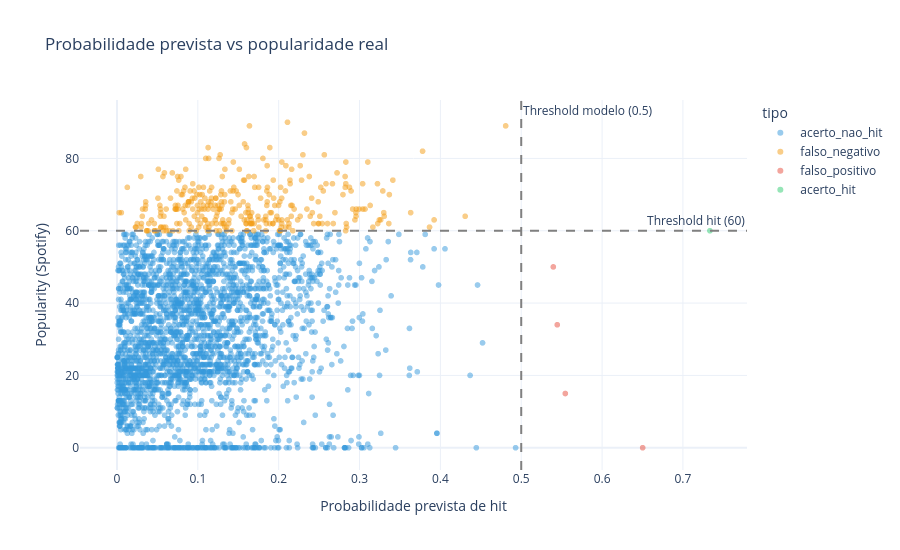

Notebook code for this chart:
### Markdown cell above
## Scatter: probabilidade prevista vs popularidade real

### Code cell
color_map = {
    "acerto_hit": "#2ecc71",
    "acerto_nao_hit": "#3498db",
    "falso_positivo": "#e74c3c",
    "falso_negativo": "#f39c12",
}

sample = results.sample(n=min(3000, len(results)), random_state=42)

fig = px.scatter(
    sample, x="prob", y="popularity",
    color="tipo", color_discrete_map=color_map,
    hover_data=["name", "artist", "track_genre"],
    title="Probabilidade prevista vs popularidade real",
    labels={"prob": "Probabilidade prevista de hit", "popularity": "Popularity (Spotify)"},
    opacity=0.5,
)
fig.add_hline(y=60, line_dash="dash", line_color="gray", annotation_text="Threshold hit (60)")
fig.add_vline(x=0.5, line_dash="dash", line_color="gray", annotation_text="Threshold modelo (0.5)")
fig.update_layout(height=550, template="plotly_white")
fig.show()

### Figure 1 — Plotly figure (JSON) as saved in the notebook; plotly's stock layout.template omitted (floating-point values rounded to 4 significant figures; data arrays with more than 128 entries replaced by an {"elided": "..."} marker saying what was removed)
{"data": [{"customdata": {"elided": "2683x3 str values"}, "hovertemplate": "tipo=acerto_nao_hit<br>Probabilidade prevista de hit=%{x}<br>Popularity (Spotify)=%{y}<br>name=%{customdata[0]}<br>artist=%{customdata[1]}<br>track_genre=%{customdata[2]}<extra></extra>", "legendgroup": "acerto_nao_hit", "marker": {"color": "#3498db", "opacity": 0.5, "symbol": "circle"}, "mode": "markers", "name": "acerto_nao_hit", "showlegend": true, "type": "scattergl", "x": {"elided": "2683 float values"}, "xaxis": "x", "y": {"elided": "2683 int values"}, "yaxis": "y"}, {"customdata": {"elided": "312x3 str values"}, "hovertemplate": "tipo=falso_negativo<br>Probabilidade prevista de hit=%{x}<br>Popularity (Spotify)=%{y}<br>name=%{customdata[0]}<br>artist=%{customdata[1]}<br>track_genre=%{customdata[2]}<extra></extra>", "legendgroup": "falso_negativo", "marker": {"color": "#f39c12", "opacity": 0.5, "symbol": "circle"}, "mode": "markers", "name": "falso_negativo", "showlegend": true, "type": "scattergl", "x": {"elided": "312 float values"}, "xaxis": "x", "y": {"elided": "312 int values"}, "yaxis": "y"}, {"customdata": [["Like A Virgin (Glee Cast Version) (feat. Jonathan Groff)", "Glee Cast;Jonathan Groff", "club"], ["Mixed Feelings", "Soheil Soheili", "iranian"], ["Relaxing Piano for Meditation", "Pedro Caceres", "sleep"], ["Easy", "Autograf;Papa Ya", "deep-house"]], "hovertemplate": "tipo=falso_positivo<br>Probabilidade prevista de hit=%{x}<br>Popularity (Spotify)=%{y}<br>name=%{customdata[0]}<br>artist=%{customdata[1]}<br>track_genre=%{customdata[2]}<extra></extra>", "legendgroup": "falso_positivo", "marker": {"color": "#e74c3c", "opacity": 0.5, "symbol": "circle"}, "mode": "markers", "name": "falso_positivo", "showlegend": true, "type": "scattergl", "x": [0.5545, 0.6502, 0.5446, 0.5397], "xaxis": "x", "y": [15, 0, 34, 50], "yaxis": "y"}, {"customdata": [["Norrbotten", "Lugnet före stormen", "sleep"]], "hovertemplate": "tipo=acerto_hit<br>Probabilidade prevista de hit=%{x}<br>Popularity (Spotify)=%{y}<br>name=%{customdata[0]}<br>artist=%{customdata[1]}<br>track_genre=%{customdata[2]}<extra></extra>", "legendgroup": "acerto_hit", "marker": {"color": "#2ecc71", "opacity": 0.5, "symbol": "circle"}, "mode": "markers", "name": "acerto_hit", "showlegend": true, "type": "scattergl", "x": [0.7334], "xaxis": "x", "y": [60], "yaxis": "y"}], "layout": {"annotations": [{"showarrow": false, "text": "Threshold hit (60)", "x": 1, "xanchor": "right", "xref": "x domain", "y": 60, "yanchor": "bottom", "yref": "y"}, {"showarrow": false, "text": "Threshold modelo (0.5)", "x": 0.5, "xanchor": "left", "xref": "x", "y": 1, "yanchor": "top", "yref": "y domain"}], "height": 550, "legend": {"title": {"text": "tipo"}, "tracegroupgap": 0}, "shapes": [{"line": {"color": "gray", "dash": "dash"}, "type": "line", "x0": 0, "x1": 1, "xref": "x domain", "y0": 60, "y1": 60, "yref": "y"}, {"line": {"color": "gray", "dash": "dash"}, "type": "line", "x0": 0.5, "x1": 0.5, "xref": "x", "y0": 0, "y1": 1, "yref": "y domain"}], "title": {"text": "Probabilidade prevista vs popularidade real"}, "xaxis": {"anchor": "y", "domain": [0, 1], "title": {"text": "Probabilidade prevista de hit"}}, "yaxis": {"anchor": "x", "domain": [0, 1], "title": {"text": "Popularity (Spotify)"}}}}
